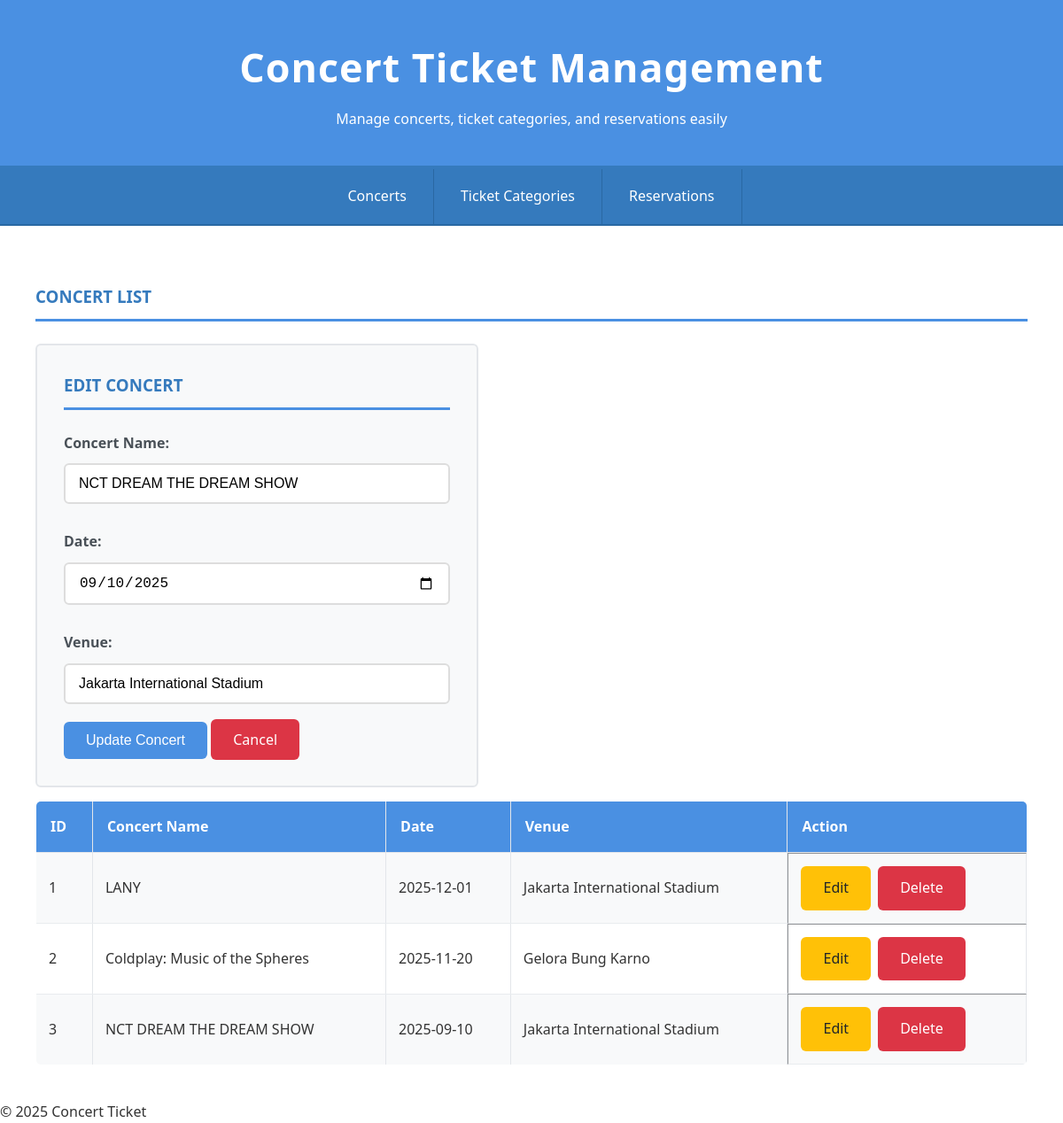
/?page=concerts&edit=3, run on the app's committed database.
### tables this page shows
CREATE TABLE `concerts` (
  `id_concert` int(11) NOT NULL,
  `concert_name` varchar(100) NOT NULL,
  `date` date NOT NULL,
  `venue` varchar(100) NOT NULL
);

### config/db.php (called while the page is built, shortened)
<?php
class Database {
    private $host = "localhost";
    private $username = "root";
    private $password = "";
    private $dbname = "db_concert";
    public function __construct() {
        try {
            $this->conn = new PDO("mysql:host=$this->host;dbname=$this->dbname", $this->username, $this->password);
        } catch (PDOException $e) {
            echo "Connection failed: " . $e->getMessage();
        }
    }
}
?>

### class/Concert.php (called while the page is built, shortened)
<?php
require_once 'config/db.php';
class Concert {
    private $db;
    public function __construct() {
        $this->db = (new Database())->conn;
    }
    public function getAllConcerts() {
        $stmt = $this->db->prepare("SELECT * FROM concerts");
        $stmt->execute();
        return $stmt->fetchAll(PDO::FETCH_ASSOC);
    }
    public function getConcertById($id) {
        $stmt = $this->db->prepare("SELECT * FROM concerts WHERE id_concert = ?");
        $stmt->execute([$id]);
        return $stmt->fetch(PDO::FETCH_ASSOC);
    }
}
?>

### view/concerts.php (the view, shortened to what this page needs)
<?php
require_once 'class/Concert.php';
$concert = new Concert();
$editData = null;
if (isset($_GET['edit'])) {
    $editData = $concert->getConcertById($_GET['edit']);
}
$concerts = $concert->getAllConcerts();
?>
<h3>Concert List</h3>
<form method="POST">
    <h3><?= $editData ? "Edit Concert" : "Add New Concert" ?></h3>
    <label>Concert Name:</label>
    <input type="text" name="concert_name" value="<?= htmlspecialchars($editData['concert_name'] ?? '') ?>" required>
    <label>Date:</label>
    <input type="date" name="date" value="<?= $editData['date'] ?? '' ?>" required>
    <label>Venue:</label>
    <input type="text" name="venue" value="<?= htmlspecialchars($editData['venue'] ?? '') ?>" required>
    <?php if ($editData): ?>
        <button type="submit" name="update">Update Concert</button>
        <a href="?page=concerts" class="btn btn-danger">Cancel</a>
    <?php else: ?>
        <button type="submit" name="add">Add Concert</button>
    <?php endif; ?>
</form>
<table border="1">
    <tr>
        <th>ID</th>
        <th>Concert Name</th>
        <th>Date</th>
        <th>Venue</th>
        <th>Action</th>
    </tr>
    <?php foreach ($concerts as $c): ?>
    <tr>
        <td><?= $c['id_concert'] ?></td>
        <td><?= htmlspecialchars($c['concert_name']) ?></td>
        <td><?= $c['date'] ?></td>
        <td><?= htmlspecialchars($c['venue']) ?></td>
        <td class="table-actions">
            <a href="?page=concerts&edit=<?= $c['id_concert'] ?>" class="btn btn-warning">Edit</a>
            <a href="?page=concerts&delete=<?= $c['id_concert'] ?>" class="btn btn-danger" onclick="return confirm('Are you sure?')">Delete</a>
        </td>
    </tr>
    <?php endforeach; ?>
</table>

### style.css (style rules this page uses)
* { margin: 0; padding: 0; box-sizing: border-box; }
body { font-family: 'Segoe UI', Tahoma, Geneva, Verdana, sans-serif; background-color: hsl(216, 33%, 97%); color: #333; line-height: 1.6; min-height: 100vh; }
h2, h3 { color: #357abd; margin-bottom: 25px; text-transform: uppercase; font-weight: 600; border-bottom: 3px solid #4a90e2; padding-bottom: 10px; }
table { width: 100%; border-collapse: collapse; margin-top: 15px; background-color: white; border-radius: 6px; overflow: hidden; border: 1px solid #e3e6ea; }
th { background-color: #4a90e2; color: white; padding: 16px; text-align: left; }
td { padding: 14px; border-bottom: 1px solid #e9ecef; }
tbody tr:nth-child(even) { background-color: #f8f9fa; }
form { background-color: #f8f9fa; padding: 30px; border-radius: 6px; border: 2px solid #e3e6ea; width: 500px; }
label { font-weight: 600; color: #495057; margin-top: 10px; display: block; }
input, select { width: 100%; padding: 12px 15px; margin: 10px 0 20px 0; border: 2px solid #ddd; border-radius: 6px; font-size: 16px; transition: border-color 0.3s ease; }
button, .btn { background-color: #4a90e2; color: white; padding: 12px 25px; border: none; border-radius: 6px; cursor: pointer; font-size: 16px; font-weight: 500; transition: 0.3s ease; text-decoration: none; }
.btn-danger { background-color: #dc3545; }
.btn-warning { background-color: #ffc107; color: #212529; }
.table-actions { display: flex; gap: 8px; }

### data on the page
concerts: concert_name "NCT DREAM THE DREAM SHOW", date "09/10/2025", venue "Jakarta International Stadium", id_concert "3", date "2025-09-10"
concerts: id_concert "1", concert_name "LANY", date "2025-12-01", venue "Jakarta International Stadium"
concerts: id_concert "2", concert_name "Coldplay: Music of the Spheres", date "2025-11-20", venue "Gelora Bung Karno"
